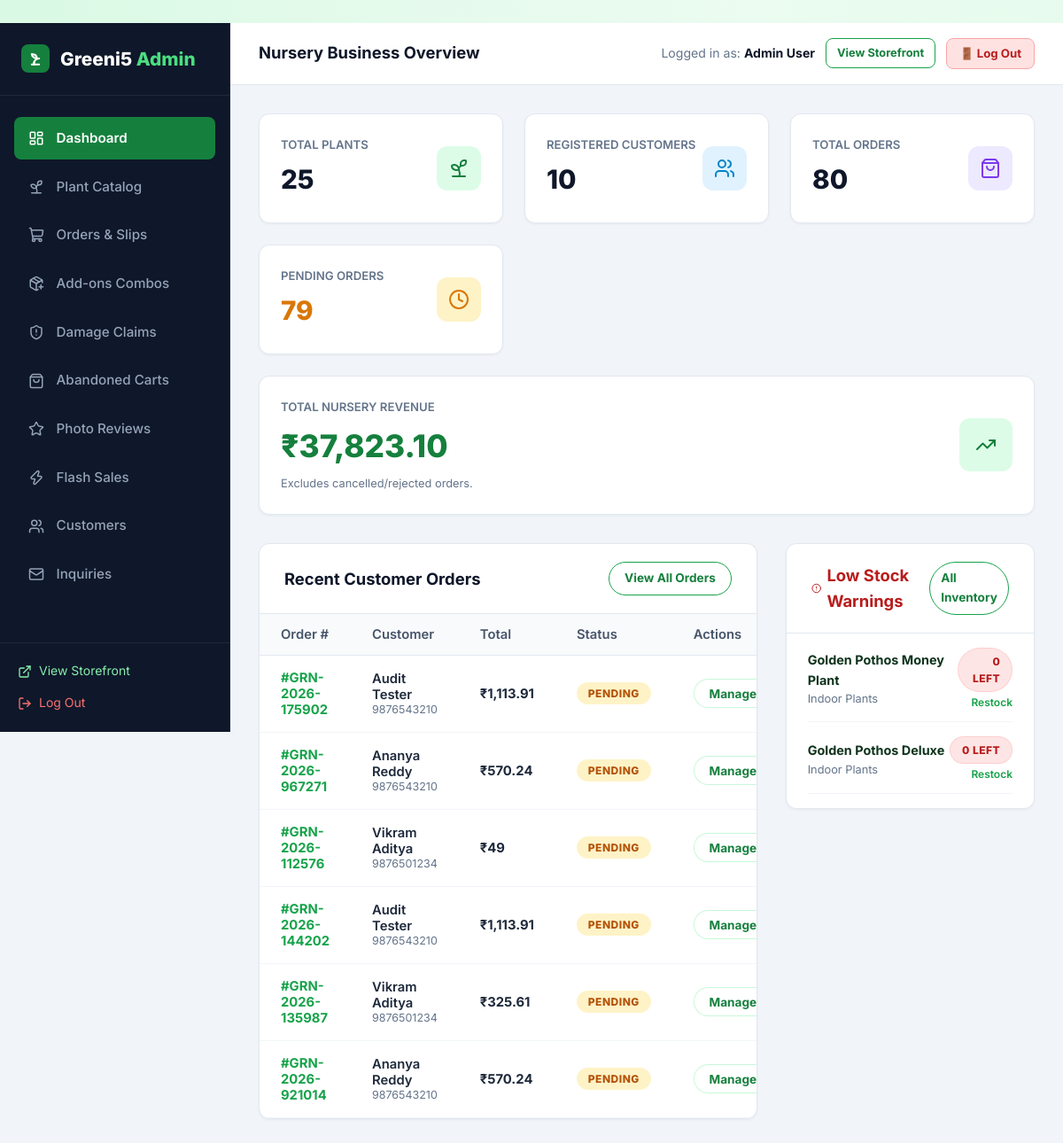
The page /admin/dashboard (signed in) on the database its author committed.
### tables this page shows
CREATE TABLE users (
    id INTEGER PRIMARY KEY AUTOINCREMENT,
    name TEXT NOT NULL,
    email TEXT UNIQUE NOT NULL,
    password_hash TEXT NOT NULL,
    role TEXT NOT NULL DEFAULT 'customer',
    phone TEXT,
    created_at TIMESTAMP DEFAULT CURRENT_TIMESTAMP
);

CREATE TABLE orders (
    id INTEGER PRIMARY KEY AUTOINCREMENT,
    order_number TEXT UNIQUE NOT NULL,
    user_id INTEGER,
    customer_name TEXT NOT NULL,
    customer_email TEXT NOT NULL,
    customer_phone TEXT NOT NULL,
    shipping_address TEXT NOT NULL,
    city TEXT NOT NULL,
    state TEXT NOT NULL,
    pincode TEXT NOT NULL,
    payment_method TEXT NOT NULL DEFAULT 'COD',
    payment_status TEXT NOT NULL DEFAULT 'Pending',
    order_status TEXT NOT NULL DEFAULT 'Pending',
    total_amount REAL NOT NULL,
    notes TEXT,
    created_at TIMESTAMP DEFAULT CURRENT_TIMESTAMP, courier_name TEXT DEFAULT '', tracking_number TEXT DEFAULT '', tracking_url TEXT DEFAULT '', invoice_number TEXT DEFAULT '', is_gift INTEGER DEFAULT 0, gift_recipient_name TEXT DEFAULT '', gift_message TEXT DEFAULT '', gift_wrap_fee REAL DEFAULT 0.0,
    FOREIGN KEY (user_id) REFERENCES users(id) ON DELETE SET NULL
);

CREATE TABLE plants (
    id INTEGER PRIMARY KEY AUTOINCREMENT,
    category_id INTEGER NOT NULL,
    name TEXT NOT NULL,
    slug TEXT NOT NULL UNIQUE,
    price REAL NOT NULL,
    discount_price REAL,
    stock INTEGER NOT NULL DEFAULT 10,
    description TEXT NOT NULL,
    sunlight TEXT,
    watering TEXT,
    temperature TEXT,
    soil TEXT,
    difficulty TEXT DEFAULT 'Easy',
    is_featured INTEGER DEFAULT 0,
    is_bestseller INTEGER DEFAULT 0,
    created_at TIMESTAMP DEFAULT CURRENT_TIMESTAMP,
    FOREIGN KEY (category_id) REFERENCES categories(id) ON DELETE CASCADE
);

CREATE TABLE categories (
    id INTEGER PRIMARY KEY AUTOINCREMENT,
    name TEXT NOT NULL UNIQUE,
    slug TEXT NOT NULL UNIQUE,
    description TEXT,
    icon TEXT,
    image_url TEXT
);

### app.py (the view)
@app.route('/admin')
@app.route('/admin/dashboard')
@admin_required
def admin_dashboard():
    total_plants = query_db('SELECT COUNT(*) as cnt FROM plants', one=True)['cnt']
    total_customers = query_db('SELECT COUNT(*) as cnt FROM users WHERE role = "customer"', one=True)['cnt']
    total_orders = query_db('SELECT COUNT(*) as cnt FROM orders', one=True)['cnt']
    pending_orders = query_db('SELECT COUNT(*) as cnt FROM orders WHERE order_status = "Pending"', one=True)['cnt']
    revenue_res = query_db('SELECT SUM(total_amount) as rev FROM orders WHERE order_status != "Rejected"', one=True)
    total_revenue = revenue_res['rev'] or 0.0
    recent_orders = query_db('''
        SELECT * FROM orders ORDER BY created_at DESC LIMIT 6
    ''')
    low_stock_plants = query_db('''
        SELECT p.*, c.name as category_name
        FROM plants p
        JOIN categories c ON p.category_id = c.id
        WHERE p.stock <= 10
        ORDER BY p.stock ASC LIMIT 5
    ''')
    category_counts = query_db('''
        SELECT c.name, COUNT(p.id) as plant_count
        FROM categories c
        LEFT JOIN plants p ON c.id = p.category_id
        GROUP BY c.id
    ''')
    return render_template(
        'admin/dashboard.html',
        total_plants=total_plants,
        total_customers=total_customers,
        total_orders=total_orders,
        pending_orders=pending_orders,
        total_revenue=total_revenue,
        recent_orders=recent_orders,
        low_stock_plants=low_stock_plants,
        category_counts=category_counts
    )

### templates/admin/dashboard.html (shortened to what this page needs)
﻿{% extends "admin/base_admin.html" %}
{% block page_title %}Nursery Business Overview{% endblock %}
{% block admin_content %}
<div class="metrics-grid">
  <div class="metric-card">
    <div class="metric-info">
      <h4>Total Plants</h4>
      <div class="metric-value">{{ total_plants }}</div>
    </div>
    <div class="metric-icon green">
      <i data-lucide="sprout"></i>
    </div>
  </div>
  <div class="metric-card">
    <div class="metric-info">
      <h4>Registered Customers</h4>
      <div class="metric-value">{{ total_customers }}</div>
    </div>
    <div class="metric-icon blue">
      <i data-lucide="users"></i>
    </div>
  </div>
  <div class="metric-card">
    <div class="metric-info">
      <h4>Total Orders</h4>
      <div class="metric-value">{{ total_orders }}</div>
    </div>
    <div class="metric-icon purple">
      <i data-lucide="shopping-bag"></i>
    </div>
  </div>
  <div class="metric-card">
    <div class="metric-info">
      <h4>Pending Orders</h4>
      <div class="metric-value" style="color: #d97706;">{{ pending_orders }}</div>
    </div>
    <div class="metric-icon amber">
      <i data-lucide="clock"></i>
    </div>
  </div>
  <div class="metric-card" style="grid-column: 1 / -1;">
    <div class="metric-info">
      <h4>Total Nursery Revenue</h4>
      <div class="metric-value" style="color: #15803d; font-size: 2.2rem;">{{ total_revenue | currency }}</div>
      <p style="font-size: 0.8rem; color: #64748b; margin-top: 0.25rem;">Excludes cancelled/rejected orders.</p>
    </div>
    <div class="metric-icon green" style="width: 60px; height: 60px; font-size: 1.8rem;">
      <i data-lucide="trending-up"></i>
    </div>
  </div>
</div>
<div style="display: grid; grid-template-columns: 2fr 1fr; gap: 2rem; align-items: start;">
  <div class="admin-card">
    <div class="admin-card-header">
      <h3>Recent Customer Orders</h3>
      <a href="{{ url_for('admin_orders') }}" class="btn btn-outline btn-sm">View All Orders</a>
    </div>
    <div class="table-responsive">
      <table class="admin-table">
        <thead>
          <tr>
            <th>Order #</th>
            <th>Customer</th>
            <th>Total</th>
            <th>Status</th>
            <th>Actions</th>
          </tr>
        </thead>
        <tbody>
          {% for ord in recent_orders %}
            <tr>
              <td style="font-weight: 700; color: var(--primary);">#{{ ord.order_number }}</td>
              <td>
                <div style="font-weight: 600;">{{ ord.customer_name }}</div>
                <div style="font-size: 0.78rem; color: #64748b;">{{ ord.customer_phone }}</div>
              </td>
              <td style="font-weight: 700;">{{ ord.total_amount | currency }}</td>
              <td>
                <span class="badge {{ ord.order_status | status_badge }}">{{ ord.order_status }}</span>
              </td>
              <td>
                <a href="{{ url_for('admin_orders') }}" class="btn btn-secondary btn-sm" title="View in orders manager">Manage</a>
              </td>
            </tr>
          {% endfor %}
        </tbody>
      </table>
    </div>
  </div>
  <div class="admin-card">
    <div class="admin-card-header">
      <h3 style="color: #b91c1c; display: flex; align-items: center; gap: 0.4rem;">
        <i data-lucide="alert-circle" style="width: 18px;"></i> Low Stock Warnings
      </h3>
      <a href="{{ url_for('admin_plants') }}" class="btn btn-outline btn-sm">All Inventory</a>
    </div>
    <div style="padding: 1rem 1.5rem;">
      {% if low_stock_plants %}
        <div style="display: flex; flex-direction: column; gap: 1rem;">
          {% for lp in low_stock_plants %}
            <div style="display: flex; align-items: center; justify-content: space-between; border-bottom: 1px solid #f1f5f9; padding-bottom: 0.75rem;">
              <div>
                <div style="font-weight: 700; font-size: 0.9rem;">{{ lp.name }}</div>
                <span style="font-size: 0.8rem; color: #64748b;">{{ lp.category_name }}</span>
              </div>
              <div style="text-align: right;">
                <span class="badge badge-discount">{{ lp.stock }} left</span>
                <a href="{{ url_for('admin_plant_edit', plant_id=lp.id) }}" style="display: block; font-size: 0.75rem; color: var(--primary); font-weight: 600; margin-top: 2px;">Restock</a>
              </div>
            </div>
          {% endfor %}
        </div>
      {% else %}
        <p style="color: #64748b; font-size: 0.9rem;">All inventory levels are adequately stocked (>10 items each).</p>
      {% endif %}
    </div>
  </div>
</div>
{% endblock %}

### templates/admin/base_admin.html (shortened to what this page needs)
<!DOCTYPE html>
<html lang="en">
<head>
  <link rel="stylesheet" href="{{ url_for('static', filename='css/style.css') }}?v={{ asset_version }}">
  <link rel="stylesheet" href="{{ url_for('static', filename='css/admin.css') }}?v={{ asset_version }}">
</head>
<body>
<div class="admin-layout">
  <aside class="admin-sidebar">
    <div class="admin-brand">
      <div class="leaf-icon" style="width: 32px; height: 32px; background: #15803d; border-radius: 8px; display: flex; align-items: center; justify-content: center; color: white;">
        <svg width="20" height="20" viewBox="0 0 24 24" fill="none" stroke="#ffffff" stroke-width="2.4" stroke-linecap="round" stroke-linejoin="round">
          <path d="M7 20h10"/>
          <path d="M10 20c0-4.4 2-8 7-8"/>
          <path d="M14 12c-3.5 0-6.5-2.5-7-6 4 0 7 2 7 6Z" fill="rgba(255,255,255,0.25)"/>
          <path d="M10 20v-3"/>
        </svg>
      </div>
      <div>Greeni5 <span>Admin</span></div>
    </div>
    <ul class="admin-nav">
      <li>
        <a href="{{ url_for('admin_dashboard') }}" class="{{ 'active' if request.endpoint == 'admin_dashboard' else '' }}">
          <i data-lucide="layout-dashboard" style="width: 18px;"></i> Dashboard
        </a>
      </li>
      <li>
        <a href="{{ url_for('admin_plants') }}" class="{{ 'active' if request.endpoint in ['admin_plants', 'admin_plant_add', 'admin_plant_edit'] else '' }}">
          <i data-lucide="sprout" style="width: 18px;"></i> Plant Catalog
        </a>
      </li>
      <li>
        <a href="{{ url_for('admin_orders') }}" class="{{ 'active' if request.endpoint == 'admin_orders' else '' }}">
          <i data-lucide="shopping-cart" style="width: 18px;"></i> Orders & Slips
        </a>
      </li>
      <li>
        <a href="{{ url_for('admin_addons') }}" class="{{ 'active' if request.endpoint == 'admin_addons' else '' }}">
          <i data-lucide="package-plus" style="width: 18px;"></i> Add-ons Combos
        </a>
      </li>
      <li>
        <a href="{{ url_for('admin_replacements') }}" class="{{ 'active' if request.endpoint == 'admin_replacements' else '' }}">
          <i data-lucide="shield-alert" style="width: 18px;"></i> Damage Claims
        </a>
      </li>
      <li>
        <a href="{{ url_for('admin_abandoned_carts') }}" class="{{ 'active' if request.endpoint == 'admin_abandoned_carts' else '' }}">
          <i data-lucide="shopping-bag" style="width: 18px;"></i> Abandoned Carts
        </a>
      </li>
      <li>
        <a href="{{ url_for('admin_reviews') }}" class="{{ 'active' if request.endpoint == 'admin_reviews' else '' }}">
          <i data-lucide="star" style="width: 18px;"></i> Photo Reviews
        </a>
      </li>
      <li>
        <a href="{{ url_for('admin_promotions') }}" class="{{ 'active' if request.endpoint == 'admin_promotions' else '' }}">
          <i data-lucide="zap" style="width: 18px;"></i> Flash Sales
        </a>
      </li>
      <li>
        <a href="{{ url_for('admin_customers') }}" class="{{ 'active' if request.endpoint == 'admin_customers' else '' }}">
          <i data-lucide="users" style="width: 18px;"></i> Customers
        </a>
      </li>
      <li>
        <a href="{{ url_for('admin_messages') }}" class="{{ 'active' if request.endpoint == 'admin_messages' else '' }}">
          <i data-lucide="mail" style="width: 18px;"></i> Inquiries
        </a>
      </li>
    </ul>
    <div class="admin-sidebar-footer">
      <a href="{{ url_for('index') }}" style="display: flex; align-items: center; gap: 0.5rem; color: #86efac; font-size: 0.875rem; margin-bottom: 0.75rem;">
        <i data-lucide="external-link" style="width: 16px;"></i> View Storefront
      </a>
      <a href="{{ url_for('logout') }}" style="display: flex; align-items: center; gap: 0.5rem; color: #f87171; font-size: 0.875rem;">
        <i data-lucide="log-out" style="width: 16px;"></i> Log Out
      </a>
    </div>
  </aside>
  <div class="admin-main">
    <header class="admin-topbar">
      <div style="font-weight: 700; font-size: 1.15rem; color: #0f172a;">
        {% block page_title %}Overview Dashboard{% endblock %}
      </div>
      <div style="display: flex; align-items: center; gap: 0.75rem;">
        <span style="font-size: 0.88rem; color: #64748b;">Logged in as: <strong style="color: #0f172a;">{{ current_user.name }}</strong></span>
        <a href="{{ url_for('index') }}" class="btn btn-outline btn-sm" style="font-size: 0.8rem; padding: 6px 12px; border-radius: 8px;">
          View Storefront
        </a>
        <a href="{{ url_for('logout') }}" class="btn btn-sm" style="background: #fee2e2; color: #b91c1c; border: 1.5px solid #fca5a5; font-size: 0.825rem; padding: 6px 14px; border-radius: 8px; font-weight: 700; text-decoration: none;">
          🚪 Log Out
        </a>
      </div>
    </header>
    <main class="admin-content">
      {% block admin_content %}{% endblock %}
    </main>
  </div>
</div>
</body>
</html>

### rows shown on the page
users: name "Admin User"
orders: order_number "GRN-2026-175902", customer_name "Audit Tester", customer_phone "9876543210", total_amount "₹1,113.91", order_status "PENDING"
orders: order_number "GRN-2026-967271", customer_name "Ananya Reddy", customer_phone "9876543210", total_amount "₹570.24", order_status "PENDING"
orders: order_number "GRN-2026-112576", customer_name "Vikram Aditya", customer_phone "9876501234", total_amount "₹49", order_status "PENDING"
orders: order_number "GRN-2026-144202", customer_name "Audit Tester", customer_phone "9876543210", total_amount "₹1,113.91", order_status "PENDING"
orders: order_number "GRN-2026-135987", customer_name "Vikram Aditya", customer_phone "9876501234", total_amount "₹325.61", order_status "PENDING"
orders: order_number "GRN-2026-921014", customer_name "Ananya Reddy", customer_phone "9876543210", total_amount "₹570.24", order_status "PENDING"
plants: name "Golden Pothos Money Plant", category_name "Indoor Plants", stock "0"
plants: name "Golden Pothos Deluxe", category_name "Indoor Plants", stock "0"

### other values the page prints
{{ total_plants }} "25"
{{ total_customers }} "10"
{{ total_orders }} "80"
{{ pending_orders }} "79"
{{ total_revenue | currency }} "₹37,823.10"
